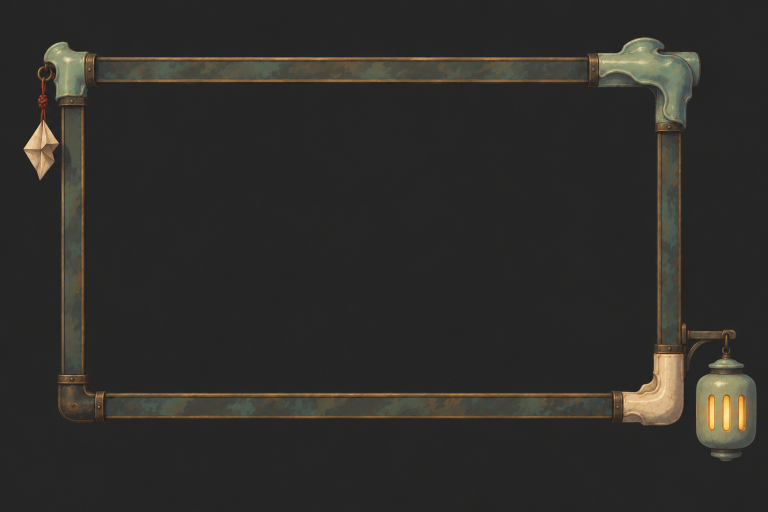
#> input picture packages/config/assets/rainlit-frames/06/master.webp, 1536 x 1024 px (shown at 1/2 size)
$ python build-rainlit-06.py
#> lines starting #> are read from the running program, lines starting #| are printed output that depends on the picture
#!/usr/bin/env python3
"""Reproducible authoring of the rainlit frame pack 06 (bronze / celadon / lamp).

Product deliverable for `packages/config/assets/rainlit-frames/06/`:

    frame-atlas.png   the real RGBA 2048x2048 atlas consumed by the native frame
                      renderer through `FramePack.atlas`
    master.webp       frozen byte copy of the approved painterly master
    source.json       measured cut map, alpha authority, cell table, provenance

This is an *authoring* tool, not a test: it reads the approved 1536x1024 RGB
master (no embedded alpha), measures the frame geometry from the pixels,
derives honest alpha by segmentation, repairs the rounded inner opening to the
square material-supported contour the native 26 px ring needs, extracts the
paper pendant + thread and the celadon lamp as independent cells, and packs
them into one atlas with transparent gutters.

Master identity (frozen):
    06-painterly.webp
    sha256 e0b3d26b0f68cb9cf96158d884a5568a87487f2c5f9bb5649671f7a610cf7cec

Geometry, cell rectangles and logical sizes are printed by `--report` and must
match `packages/config/src/effect/rainlit/frame-06.ts` (FRAME_06). Runtime
rendering, seams, hit-testing and visual acceptance remain unverified.

Only Pillow + NumPy are used.
"""

from __future__ import annotations

import argparse
import hashlib
import json
import sys
from collections import deque
from pathlib import Path

import numpy as np
from PIL import Image

REPO = Path(__file__).resolve().parent.parent
PACK_DIR = REPO / "packages/config/assets/rainlit-frames/06"
MASTER_SHA256 = "e0b3d26b0f68cb9cf96158d884a5568a87487f2c5f9bb5649671f7a610cf7cec"
MASTER_SIZE = (1536, 1024)

ATLAS_PX = 2048
ATLAS_SCALE = 4          # atlas pixels per logical pixel
GUTTER = 2               # >= 2 transparent atlas pixels between cells
RING_LOGICAL = 26        # native material ring on every side (top 26 for 06)
CORNER_LOGICAL = 42      # one-shot corner cap canvas in logical px

RAIL_TOP_PX = (1024, 104)          # 256 x 26 logical
RAIL_SIDE_PX = (104, 512)          # 26 x 128 logical
CORNER_PX = 168                    # 42 x 42 logical

# Ornament logical scale: source master pixels per logical pixel. The four
# measured ring bands are 49/49/43/43 source px for 26 logical px
# (1.885/1.885/1.654/1.654); ornaments use their mean so their own art is
# rescaled isotropically (no invented distortion of the sculpture).
ORN_SRC_PER_LOGICAL = 1.78

# ---------------------------------------------------------------------------
# atlas cell table (atlas x, y, w, h). No two cells overlap; >= 2 px gutter.
# ---------------------------------------------------------------------------
CELLS = {
    "rail_top":    (0, 0, *RAIL_TOP_PX),
    "rail_bottom": (0, 108, *RAIL_TOP_PX),
    "rail_left":   (0, 216, *RAIL_SIDE_PX),
    "rail_right":  (108, 216, *RAIL_SIDE_PX),
    "corner_tl":   (0, 732, CORNER_PX, CORNER_PX),
    "corner_tr":   (172, 732, CORNER_PX, CORNER_PX),
    "corner_bl":   (0, 904, CORNER_PX, CORNER_PX),
    "corner_br":   (172, 904, CORNER_PX, CORNER_PX),
    "pendant_hook": (344, 732, 92, 204),
    "pendant":      (344, 940, 132, 500),
    "lamp":         (480, 732, 368, 624),
    "lamp_slits":   (852, 732, 368, 624),
    "lamp_sheen":   (1224, 732, 368, 624),
}

# Source crops in master pixels. Rails/corners are measured; ornament crops
# were located from the measured silhouette components recorded in source.json.
RAIL_TOP_SPAN = (230, 1180)
RAIL_BOTTOM_SPAN = (250, 1200)
RAIL_LEFT_SPAN = (220, 760)
RAIL_RIGHT_SPAN = (281, 670)

ORN_HOOK_SRC = (82, 114, 122, 205)
ORN_PENDANT_SRC = (60, 145, 118, 368)
ORN_LAMP_SRC = (1362, 648, 1526, 926)   # right of the measured rail outer edge (1361)

ORNAMENT_THRESH = 45
FILAMENT_THRESH = 40     # thin cord / bracket pixels
MIN_COMPONENT = 12


# ---------------------------------------------------------------------------
# small image helpers
# ---------------------------------------------------------------------------
def sha256(path: Path) -> str:
    h = hashlib.sha256()
    with open(path, "rb") as fh:
        for chunk in iter(lambda: fh.read(1 << 20), b""):
            h.update(chunk)
    return h.hexdigest()


def load_master() -> tuple[np.ndarray, str]:
    """Return the shipped canonical master as float RGB and its hash."""
    PACK_DIR.mkdir(parents=True, exist_ok=True)
    shipped = PACK_DIR / "master.webp"
    if not shipped.exists():
        sys.exit(f"master not found: {shipped}")
    digest = sha256(shipped)
    if digest != MASTER_SHA256:
        sys.exit(f"master hash mismatch for {shipped}: {digest}")
    img = Image.open(shipped).convert("RGB")
    if img.size != MASTER_SIZE:
        sys.exit(f"unexpected master size {img.size}, want {MASTER_SIZE}")
    return np.asarray(img).astype(np.float32), digest


def lum(rgb: np.ndarray) -> np.ndarray:
    return 0.299 * rgb[..., 0] + 0.587 * rgb[..., 1] + 0.114 * rgb[..., 2]


def warmth(rgb: np.ndarray) -> np.ndarray:
    return rgb[..., 0] - rgb[..., 2]


# [18 lines left out: functions _shift, dilate, not called in this run]


def erode(mask: np.ndarray, k: int = 1) -> np.ndarray:
    return ~dilate(~mask, k)


# [106 lines left out: functions components, fill_holes, drop_specks, _bbox_mask, inpaint, not called in this run]


def resize_rgba(rgb: np.ndarray, alpha: np.ndarray, size: tuple[int, int]) -> tuple[np.ndarray, np.ndarray]:
    """Alpha-correct resize (premultiplied) to avoid colour fringing."""
    a = np.clip(alpha, 0.0, 1.0)
    pm = rgb * a[..., None]
    pm_img = Image.fromarray(np.clip(pm, 0, 255).astype(np.uint8), "RGB").resize(size, Image.LANCZOS)
    a_img = Image.fromarray((a * 255).astype(np.uint8), "L").resize(size, Image.LANCZOS)
    p = np.asarray(pm_img).astype(np.float32)
    aa = np.asarray(a_img).astype(np.float32) / 255.0
    out = np.zeros_like(p)
    nz = aa > 1e-4
    out[nz] = p[nz] / aa[nz][..., None]
    return np.clip(out, 0, 255), np.clip(aa, 0, 1)


def endpoint_blend(cell: np.ndarray, axis: int, width: int = 48) -> np.ndarray:
    """Cross-fade a cell tail into its head so the rail tiles seamlessly."""
    out = cell.copy()
    n = out.shape[axis]
    if width <= 0 or width * 2 >= n:
        return out
    head = np.take(out, range(width), axis=axis)
    tail_idx = list(range(n - width, n))
    tail = np.take(out, tail_idx, axis=axis)
    shape = [1] * out.ndim
    shape[axis] = width
    w = np.linspace(0.0, 1.0, width).reshape(shape)
    blended = tail * (1.0 - w) + head * w
    sl = [slice(None)] * out.ndim
    sl[axis] = slice(n - width, n)
    out[tuple(sl)] = blended
    return out


# ---------------------------------------------------------------------------
# geometry measurement
# ---------------------------------------------------------------------------
def measure_geometry(rgb: np.ndarray) -> dict:
    h, w, _ = rgb.shape
    l = lum(rgb)
    cx, cy = w / 2.0, h / 2.0
    pts = []
    for k in range(0, 2880):
        th = 2.0 * np.pi * k / 2880.0
        dx, dy = np.cos(th), np.sin(th)
        for r in range(2, 1000):
            x, y = int(round(cx + dx * r)), int(round(cy + dy * r))
            if not (0 <= x < w and 0 <= y < h):
                break
            if l[y, x] >= 58:
                pts.append((th, cx + dx * r, cy + dy * r))
                break
    p = np.array([[t, x, y] for t, x, y in pts])

    cos_t, sin_t = np.cos(p[:, 0]), np.sin(p[:, 0])
    geom = {
        # nearly-horizontal rays measure the vertical edges, nearly-vertical
        # rays measure the horizontal edges; the median rejects the rounded
        # corner rays, which never satisfy the near-axis band.
        "inner_left": float(np.median(p[(cos_t < -0.99) & (np.abs(sin_t) < 0.02)][:, 1])),
        "inner_right": float(np.median(p[(cos_t > 0.99) & (np.abs(sin_t) < 0.02)][:, 1])),
        "inner_top": float(np.median(p[(sin_t < -0.99) & (np.abs(cos_t) < 0.02)][:, 2])),
        "inner_bottom": float(np.median(p[(sin_t > 0.99) & (np.abs(cos_t) < 0.02)][:, 2])),
    }

    def first_bright(vals, lo, hi, thresh=55):
        for i in range(lo, hi):
            if vals[i] >= thresh:
                return i
        return None

    y_mid = int(cy)
    x_mid = 700
    geom["outer_left"] = float(first_bright(l[y_mid], 0, 400))
    geom["outer_right"] = float(w - 1 - first_bright(l[y_mid][::-1], 0, 400))
    geom["outer_top"] = float(first_bright(l[:, x_mid], 0, 400))
    geom["outer_bottom"] = float(h - 1 - first_bright(l[:, x_mid][::-1], 0, 400))

    geom["band_top"] = geom["inner_top"] - geom["outer_top"]
    geom["band_bottom"] = geom["outer_bottom"] - geom["inner_bottom"]
    geom["band_left"] = geom["inner_left"] - geom["outer_left"]
    geom["band_right"] = geom["outer_right"] - geom["inner_right"]
    geom["opening"] = [geom["inner_left"], geom["inner_top"], geom["inner_right"], geom["inner_bottom"]]
    return geom


# ---------------------------------------------------------------------------
# cells
# ---------------------------------------------------------------------------
def rail_cell(rgb: np.ndarray, band, span, horizontal: bool, out_size) -> tuple[np.ndarray, np.ndarray]:
    if horizontal:
        y0, y1 = band
        x0, x1 = span
        crop = rgb[y0:y1, x0:x1]
    else:
        x0, x1 = band
        y0, y1 = span
        crop = rgb[y0:y1, x0:x1]
    alpha = np.ones(crop.shape[:2], np.float32)
    out_rgb, out_a = resize_rgba(crop, alpha, out_size)
    # Finding 19: the repeat runs along the rail's long side — a horizontal
    # rail is height×width×RGB and tiles along axis 1, a vertical rail along
    # axis 0. Blending across the thin cross-section mixed the outer and
    # inner profiles and left the long-axis endpoints mismatched.
    axis = 1 if horizontal else 0
    out_rgb = endpoint_blend(out_rgb, axis)
    return out_rgb, out_a


# [136 lines left out: functions corner_cell, ornament_mask, ornament_cell, slit_mask, sheen_mask, not called in this run]


# ---------------------------------------------------------------------------
# build
# ---------------------------------------------------------------------------
def build(report_only: bool = False) -> dict:
    rgb, master_hash = load_master()
    geom = measure_geometry(rgb)

    atlas = np.zeros((ATLAS_PX, ATLAS_PX, 4), np.float32)
    placed = {}

    def place(name, cell_rgb, cell_a):
        x, y, cw, ch = CELLS[name]
        assert cell_rgb.shape[:2] == (ch, cw), (name, cell_rgb.shape, (cw, ch))
        atlas[y:y + ch, x:x + cw, :3] = cell_rgb
        atlas[y:y + ch, x:x + cw, 3] = cell_a * 255.0
        placed[name] = {
            "rect": [int(x), int(y), int(cw), int(ch)],
            "logical_size": [cw // ATLAS_SCALE, ch // ATLAS_SCALE],
        }

    band = {
        "top": (int(round(geom["outer_top"])), int(round(geom["inner_top"]))),
        "bottom": (int(round(geom["inner_bottom"])), int(round(geom["outer_bottom"]))),
        "left": (int(round(geom["outer_left"])), int(round(geom["inner_left"]))),
        "right": (int(round(geom["inner_right"])), int(round(geom["outer_right"]))),
    }
    r_t = r_b = RAIL_TOP_PX
    r_l = RAIL_SIDE_PX

    place("rail_top", *rail_cell(rgb, band["top"], RAIL_TOP_SPAN, True, (r_t[0], r_t[1])))
    place("rail_bottom", *rail_cell(rgb, band["bottom"], RAIL_BOTTOM_SPAN, True, (r_t[0], r_t[1])))
    place("rail_left", *rail_cell(rgb, band["left"], RAIL_LEFT_SPAN, False, (r_l[0], r_l[1])))
    place("rail_right", *rail_cell(rgb, band["right"], RAIL_RIGHT_SPAN, False, (r_l[0], r_l[1])))
    for cname in ("tl", "tr", "bl", "br"):
        place(f"corner_{cname}", *corner_cell(rgb, geom, cname))

    hook = ornament_cell(rgb, ORN_HOOK_SRC, (92, 204))
    pendant = ornament_cell(rgb, ORN_PENDANT_SRC, (132, 500))
    lamp_crop = rgb[ORN_LAMP_SRC[1]:ORN_LAMP_SRC[3], ORN_LAMP_SRC[0]:ORN_LAMP_SRC[2]]
    lamp_mask = ornament_mask(lamp_crop)
    lamp_rgb, lamp_a = resize_rgba(lamp_crop, lamp_mask.astype(np.float32), (368, 624))
    slits, slit_table = slit_mask(rgb, ORN_LAMP_SRC)
    slits_rgb, slits_a = resize_rgba(lamp_crop, slits, (368, 624))
    sheen = sheen_mask(lamp_crop, slits, lamp_mask)
    sheen_rgb, sheen_a = resize_rgba(lamp_crop, sheen, (368, 624))
    place("pendant_hook", hook[0], hook[1])
    place("pendant", pendant[0], pendant[1])
    place("lamp", lamp_rgb, lamp_a)
    place("lamp_slits", slits_rgb, slits_a)
    place("lamp_sheen", sheen_rgb, sheen_a)

    # zero RGB exactly where alpha is zero
    a = atlas[..., 3:4]
    atlas[..., :3] = np.where(a > 0.0, atlas[..., :3], 0.0)

    if not report_only:
        out = PACK_DIR / "frame-atlas.png"
        Image.fromarray(np.clip(atlas, 0, 255).astype(np.uint8), "RGBA").save(out)
        atlas_hash = sha256(out)
    else:
        atlas_hash = None

    # logical placement of the movable/static ornaments
    def src_to_logical(v, origin):
        return (v - origin) / ORN_SRC_PER_LOGICAL

    fl, ft = geom["outer_left"], geom["outer_top"]
    fr, fb = geom["outer_right"], geom["outer_bottom"]
    hook_off = [round(src_to_logical(ORN_HOOK_SRC[0], fl)), round(src_to_logical(ORN_HOOK_SRC[1], ft))]
    pend_off = [round(src_to_logical(ORN_PENDANT_SRC[0], fl)), round(src_to_logical(ORN_PENDANT_SRC[1], ft))]
    cord_top = (82, 151)
    pend_pivot = [round(src_to_logical(cord_top[0], ORN_PENDANT_SRC[0])),
                  round(src_to_logical(cord_top[1], ORN_PENDANT_SRC[1]))]
    lamp_off = [round(src_to_logical(ORN_LAMP_SRC[0], fr)), round(src_to_logical(ORN_LAMP_SRC[1], fb))]
    lamp_w, lamp_h = CELLS["lamp"][2] // ATLAS_SCALE, CELLS["lamp"][3] // ATLAS_SCALE
    outsets = {
        "left": int(np.ceil(max(0.0, -min(hook_off[0], pend_off[0]))) + 4),
        "right": int(np.ceil(lamp_off[0] + lamp_w)) + 1,
        "top": int(np.ceil(max(0.0, -min(hook_off[1], pend_off[1], 0))) + 1),
        "bottom": int(np.ceil(lamp_off[1] + lamp_h)) + 1,
    }

    result = {
        "geometry": {k: (round(v, 2) if isinstance(v, float) else v) for k, v in geom.items()},
        "band": band,
        "atlas_hash": atlas_hash,
        "master_copy_sha256": master_hash,
        "placed": placed,
        "slit_table": slit_table,
        "hook_offset": hook_off,
        "pendant_offset": pend_off,
        "pendant_pivot": pend_pivot,
        "lamp_offset": lamp_off,
        "outsets": outsets,
    }

    if not report_only:
        write_source_json(geom, placed, slit_table, hook_off, pend_off, pend_pivot, lamp_off, outsets, atlas_hash, master_hash)
    return result


# [89 lines left out: function write_source_json, not called in this run]


def main() -> int:
    ap = argparse.ArgumentParser(description=__doc__)
    ap.add_argument("--report", action="store_true", help="measure and print the cut map without writing assets")
    args = ap.parse_args()
    result = build(report_only=args.report)
#> in load_master, img is the input picture: PIL image 1536x1024 RGB; mean R, G, B 46.5, 45.2, 41.8
#> in lum, `return 0.299 * rgb[..., 0] + 0.587 * rgb[..., 1] + 0.114 * rgb[..., 2]`:
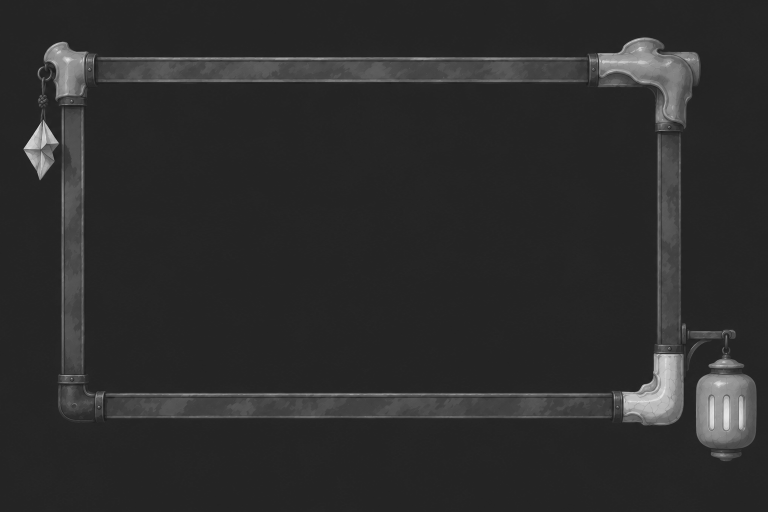
#> returned value: shape (1024, 1536) float32 (shown at 1/2 size); min 19.42, max 233.1, mean 45.2
#> in build, `geom = measure_geometry(rgb)`: geom = 13 items
#> in build, `band = { "top": (int(round(geom["outer_top"])), int(round(geom["inner_..`: band = {'top': (114, 163), 'bottom': (786, 835), 'left': (123, 166), 'right': (1314, 1361)}
#> in resize_rgba, `a = np.clip(alpha, 0.0, 1.0)`: a: shape (49, 950) float32; every value is 1
#> in resize_rgba, `pm_img = Image.fromarray(np.clip(pm, 0, 255).astype(np.uint8), "RGB")...`:
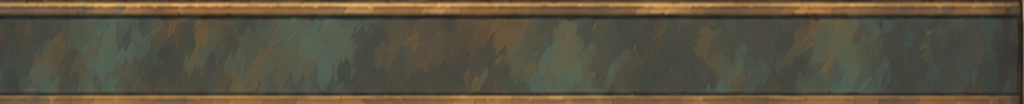
#> pm_img: PIL image 1024x104 RGB; mean R, G, B 89.1, 81.8, 64.2
#> in resize_rgba, `a_img = Image.fromarray((a * 255).astype(np.uint8), "L").resize(size, ..`: a_img: PIL image 1024x104 L; every value is 255
#> in resize_rgba, `aa = np.asarray(a_img).astype(np.float32) / 255.0`: aa: shape (104, 1024) float32; every value is 1
#> in resize_rgba, `nz = aa > 1e-4`: nz: shape (104, 1024) bool; every value is 1
#> in endpoint_blend, `out[tuple(sl)] = blended`:
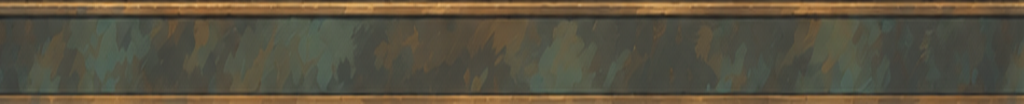
#> out: shape (104, 1024, 3) float32; mean R, G, B 89.4, 82.2, 64.5
#> in place, `x, y, cw, ch = CELLS[name]`: x = 0; cw = 1024; ch = 104
#> in place, `atlas[y:y + ch, x:x + cw, 3] = cell_a * 255.0`:
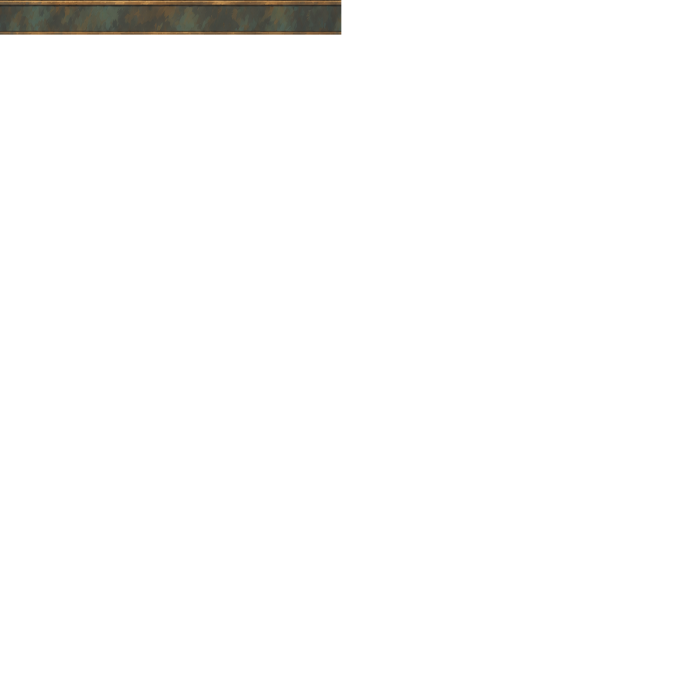
#> atlas: shape (2048, 2048, 4) float32 (shown at 1/3 size); mean R, G, B, A 2.3, 2.1, 1.6, 6.5; transparent parts drawn white
#> call 2 of rail_cell, with band = (786, 835), span = (250, 1200), horizontal = True, out_size = (1024, 104)
#> in rail_cell (call 2), `crop = rgb[y0:y1, x0:x1]`:
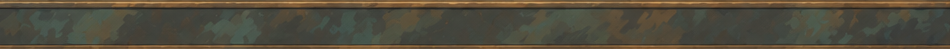
#> crop: shape (49, 950, 3) float32; mean R, G, B 82.2, 76.2, 61
#> call 2 of resize_rgba, with size = (1024, 104)
#> in resize_rgba (call 2), `pm_img = Image.fromarray(np.clip(pm, 0, 255).astype(np.uint8), "RGB")...`:
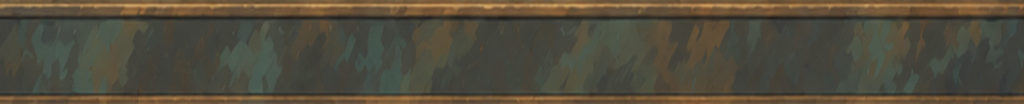
#> pm_img: PIL image 1024x104 RGB; mean R, G, B 82.3, 76.3, 61
#> call 2 of endpoint_blend, with axis = 1, width = 48
#> in endpoint_blend (call 2), `tail = np.take(out, tail_idx, axis=axis)`:
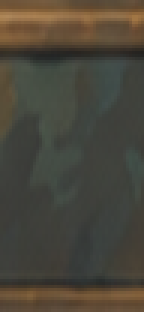
#> tail: shape (104, 48, 3) float32 (shown 3 times larger); mean R, G, B 74.5, 70.2, 59
#> in endpoint_blend (call 2), `out[tuple(sl)] = blended`: out: shape (104, 1024, 3) float32; mean R, G, B 82.4, 76.4, 61.1
    print(json.dumps(result, indent=2))
    return 0


if __name__ == "__main__":
#> (the run stopped early here; a loop or call above may not have finished)
